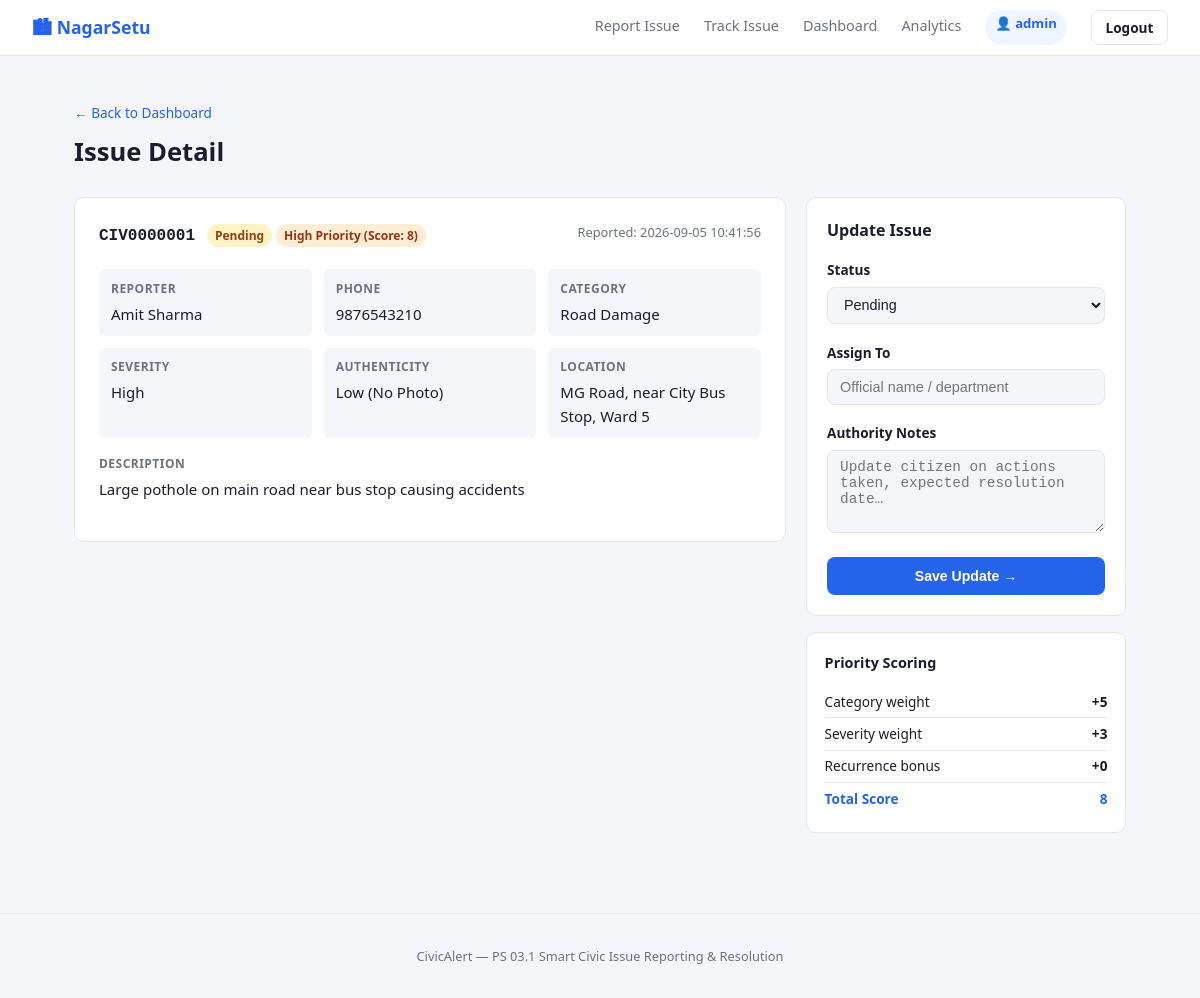
/admin/issue/CIV0000001 (signed in), run on the app's committed database.
### tables this page shows
CREATE TABLE issues (
        id          TEXT PRIMARY KEY,
        name        TEXT NOT NULL,
        phone       TEXT,
        category    TEXT NOT NULL,
        severity    TEXT NOT NULL,
        description TEXT NOT NULL,
        location    TEXT NOT NULL,
        photo       TEXT,
        status      TEXT DEFAULT 'Pending',
        priority_score INTEGER DEFAULT 0,
        priority_label TEXT DEFAULT 'Low',
        assigned_to TEXT,
        admin_notes TEXT,
        created_at  TEXT NOT NULL,
        updated_at  TEXT NOT NULL
    );

### app.py (the view, shortened to what this page needs)
@app.route('/admin/issue/<issue_id>', methods=['GET', 'POST'])
@login_required
def admin_issue(issue_id):
    conn = get_db()
    issue = conn.execute('SELECT * FROM issues WHERE id=?', (issue_id,)).fetchone()
    conn.close()
    if not issue:
        flash('Issue not found.', 'error')
        return redirect(url_for('admin'))
    return render_template('issue_detail.html', issue=issue)

### app.py (called while the page is built)
def login_required(f):
    @wraps(f)
    def decorated(*args, **kwargs):
        if not session.get('admin_logged_in'):
            flash('Please log in to access the authority dashboard.', 'error')
            return redirect(url_for('admin_login', next=request.path))
        return f(*args, **kwargs)
    return decorated

def get_db():
    conn = sqlite3.connect(DB_PATH)
    conn.row_factory = sqlite3.Row
    return conn

### templates/issue_detail.html (shortened to what this page needs)
{% extends "base.html" %}
{% block content %}
<div class="page-header">
  <a href="{{ url_for('admin') }}" class="back-link">← Back to Dashboard</a>
  <h1>Issue Detail</h1>
</div>
<div class="detail-layout">
  <div class="detail-main">
    <div class="issue-card">
      <div class="issue-card-header">
        <div>
          <span class="issue-id">{{ issue.id }}</span>
          <span class="badge badge-{{ issue.status | lower | replace(' ','_') }}">{{ issue.status }}</span>
          <span class="badge badge-priority-{{ issue.priority_label | lower }}">
            {{ issue.priority_label }} Priority (Score: {{ issue.priority_score }})
          </span>
        </div>
        <div class="issue-meta">Reported: {{ issue.created_at }}</div>
      </div>
      <div class="detail-grid">
        <div class="detail-item"><span class="label">Reporter</span><span>{{ issue.name }}</span></div>
        {% if issue.phone %}<div class="detail-item"><span class="label">Phone</span><span>{{ issue.phone }}</span></div>{% endif %}
        <div class="detail-item"><span class="label">Category</span><span>{{ issue.category }}</span></div>
        <div class="detail-item"><span class="label">Severity</span><span>{{ issue.severity }}</span></div>
        <div class="detail-item"><span class="label">Authenticity</span><span>{{ 'High (Photo Attached)' if issue.photo else 'Low (No Photo)' }}</span></div>
        <div class="detail-item"><span class="label">Location</span><span>{{ issue.location }}</span></div>
      </div>
      <div class="detail-section">
        <span class="label">Description</span>
        <p>{{ issue.description }}</p>
      </div>
    </div>
  </div>
  <div class="detail-sidebar">
    <div class="update-card">
      <h2>Update Issue</h2>
      <form method="POST">
        <div class="form-group">
          <label for="status">Status</label>
          <select id="status" name="status" required>
            {% for s in ['Pending','In Progress','Resolved','Closed'] %}
            <option {{ 'selected' if issue.status==s }}>{{ s }}</option>
            {% endfor %}
          </select>
        </div>
        <div class="form-group">
          <label for="assigned_to">Assign To</label>
          <input type="text" id="assigned_to" name="assigned_to"
                 value="{{ issue.assigned_to or '' }}"
                 placeholder="Official name / department"/>
        </div>
        <div class="form-group">
          <label for="admin_notes">Authority Notes</label>
          <textarea id="admin_notes" name="admin_notes" rows="4"
                    placeholder="Update citizen on actions taken, expected resolution date…">{{ issue.admin_notes or '' }}</textarea>
        </div>
        <button type="submit" class="btn btn-primary btn-full">Save Update →</button>
      </form>
    </div>
    <div class="priority-box">
      <h3>Priority Scoring</h3>
      <div class="priority-row"><span>Category weight</span>
        <span class="score-val">+{{ {'Road Damage':5,'Flooding / Drain':5,'Power Outage':4,'Water Leakage':4,'Garbage Overflow':3,'Broken Streetlight':3}.get(issue.category, 2) }}</span>
      </div>
      <div class="priority-row"><span>Severity weight</span>
        <span class="score-val">+{{ {'High':3,'Medium':2,'Low':1}.get(issue.severity, 1) }}</span>
      </div>
      <div class="priority-row"><span>Recurrence bonus</span>
        <span class="score-val">+{{ issue.priority_score - ({'Road Damage':5,'Flooding / Drain':5,'Power Outage':4,'Water Leakage':4,'Garbage Overflow':3,'Broken Streetlight':3}.get(issue.category,2) + {'High':3,'Medium':2,'Low':1}.get(issue.severity,1)) }}</span>
      </div>
      <div class="priority-row total"><span>Total Score</span>
        <span class="score-val">{{ issue.priority_score }}</span>
      </div>
    </div>
  </div>
</div>
{% endblock %}

### static/style.css (style rules this page uses)
:root { --bg: #f5f6fa; --surface: #ffffff; --border: #e2e6ef; --text: #1a1d2e; --muted: #6b7280; --primary: #2563eb; --primary-h:#1d4ed8; --success: #16a34a; --warning: #d97706; --danger: #dc2626; --info: #0891b2; --radius: 8px; --shadow: 0 1px 4px rgba(0,0,0,.08); }
*, *::before, *::after { box-sizing: border-box; margin: 0; padding: 0; }
body { font-family: 'Segoe UI', system-ui, sans-serif; background: var(--bg); color: var(--text); font-size: 15px; line-height: 1.6; }
a { color: inherit; text-decoration: none; }
.page-header { margin-bottom: 1.5rem; }
.page-header h1 { font-size: 1.6rem; font-weight: 700; }
.back-link { font-size: .85rem; color: var(--primary); display: inline-block; margin-bottom: .5rem; }
.btn { display: inline-block; padding: .5rem 1.1rem; border-radius: var(--radius); font-size: .88rem; font-weight: 600; cursor: pointer; border: none; transition: background .15s, color .15s; }
.btn-primary { background: var(--primary); color: #fff; }
.btn-full { width: 100%; text-align: center; padding: .7rem; }
.badge { display: inline-block; padding: 2px 8px; border-radius: 20px; font-size: .75rem; font-weight: 600; }
.badge-pending { background:#fef3c7; color:#92400e; }
.badge-priority-high { background:#ffedd5; color:#9a3412; }
.form-group { margin-bottom: 1.1rem; }
.form-group label { display: block; font-size: .85rem; font-weight: 600; margin-bottom: .35rem; }
.form-group input, .form-group select, .form-group textarea { width: 100%; padding: .55rem .75rem; border: 1.5px solid var(--border); border-radius: var(--radius); font-size: .9rem; background: var(--bg); color: var(--text); transition: border-color .15s; }
.issue-card { background: var(--surface); border: 1px solid var(--border); border-radius: 10px; padding: 1.5rem; }
.issue-card-header { display: flex; justify-content: space-between; align-items: flex-start; margin-bottom: 1.25rem; flex-wrap: wrap; gap: .5rem; }
.issue-id { font-weight: 700; font-size: 1rem; font-family: monospace; margin-right: .5rem; }
.issue-meta { color: var(--muted); font-size: .8rem; }
.detail-grid { display: grid; grid-template-columns: repeat(auto-fill, minmax(200px,1fr)); gap: .75rem; margin-bottom: 1rem; }
.detail-item { background: var(--bg); border-radius: 6px; padding: .6rem .75rem; }
.detail-section { margin: 1rem 0; }
.label { display: block; font-size: .75rem; font-weight: 700; color: var(--muted); text-transform: uppercase; letter-spacing: .04em; margin-bottom: .25rem; }
.detail-layout { display: flex; gap: 1.25rem; align-items: flex-start; }
.detail-main { flex: 1; min-width: 0; }
.detail-sidebar { width: 320px; flex-shrink: 0; }
.update-card { background: var(--surface); border: 1px solid var(--border); border-radius: 10px; padding: 1.25rem; margin-bottom: 1rem; }
.update-card h2 { font-size: 1rem; font-weight: 700; margin-bottom: 1rem; }
.priority-box { background: var(--surface); border: 1px solid var(--border); border-radius: 10px; padding: 1.1rem; }
.priority-box h3 { font-size: .9rem; font-weight: 700; margin-bottom: .75rem; }
.priority-row { display: flex; justify-content: space-between; font-size: .85rem; padding: .3rem 0; border-bottom: 1px solid var(--border); }
.priority-row.total { border-bottom: none; font-weight: 700; color: var(--primary); }
.score-val { font-weight: 700; }

### data on the page
issues: id "CIV0000001", status "Pending", priority_label "High", priority_score "8", created_at "2026-09-05 10:41:56", name "Amit Sharma", phone "9876543210", category "Road Damage", severity "High", location "MG Road, near City Bus Stop, Ward 5", description "Large pothole on main road near bus stop causing accidents", category "5", severity "3", priority_score+category+severity "0"

### other printed values
{{ session.get('admin_user') }} "admin"
{{ 'High (Photo Attached)' if issue.photo else 'Low (No Photo)' }} "Low (No Photo)"
form field status "Pending"
